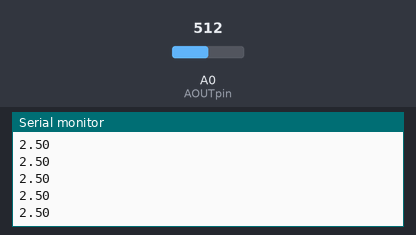
A sketch run on a simulated Arduino Uno, built with avr-gcc and run on an emulated ATmega328P. Shown: the last lines printed to the serial monitor. The inputs (shaded band) are chosen by the test bench; at power-on: A0 (AOUTpin) = 512.

Above: at 1.2 s.
1.3 s: A0 (AOUTpin) set to 716
At 1.31 s:
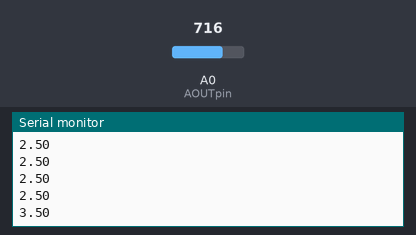
2.8 s: A0 (AOUTpin) set to 900
At 2.82 s:
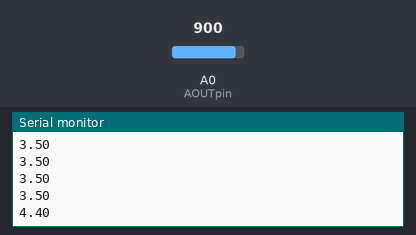
Timing chart, 0 to 5.8 s (numbered marks = the images above; inputs shaded):
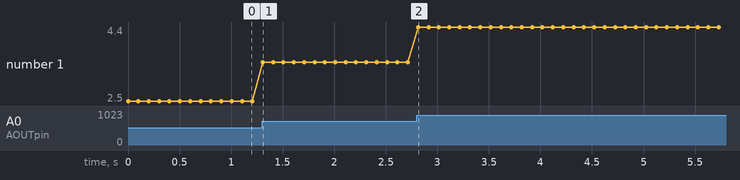

The sketch:

MQ3.ino
```cpp
const int AOUTpin=0;//the AOUT pin of the alcohol sensor goes into analog pin A0 of the arduino
float value;
float val;
void setup() {
Serial.begin(9600);//sets the baud rate
pinMode(AOUTpin, OUTPUT);//sets the pin as an input to the arduino
}

void loop()
{
value= analogRead(AOUTpin);//reads the analaog value from the alcohol sensor's AOUT pin
val=(5/1023.0)*value;
Serial.println(val);//prints the alcohol value
delay(100);

}
```

Measured:
- after the input at 1.3 s, the serial monitor: prints a new line at once (image 1)
- after the input at 2.8 s, the serial monitor: prints a new line at once (image 2)
- plotted number 1: 2.5 → 3.5 after the input at 1.3 s, 3.5 → 4.4 after the input at 2.8 s
